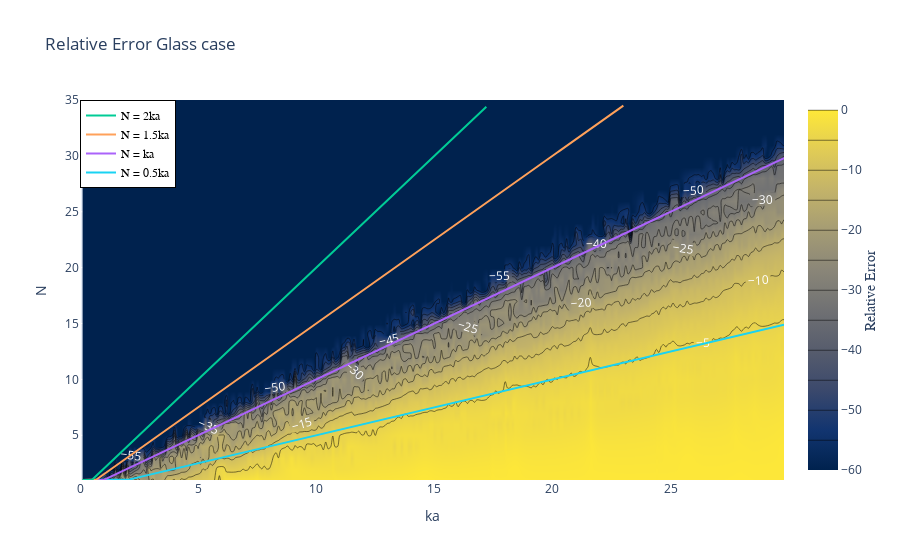

Notebook cell for this chart:
### Code cell
y_05 = []
y_10 = []
y_15 = []
y_20 = []
# y_25 = []
# y_30 = []

z_prepared = np.transpose(np.array(logarifmic_relative_error_glass))
N_sliced = N_array[:35]
z_sliced = np.transpose(np.array(logarifmic_relative_error_glass))[:160][:60]
ka_sliced = ka_array
# print(N_array)

for ka in ka_sliced:
    y_05.append(ka * .5)
    y_10.append(ka)
    y_15.append(ka * 1.5)
    y_20.append(ka * 2)
#     y_25.append(ka * 2.5)
#     y_30.append(ka * 3)
    
    
# x_30 = ka_sliced[:66]
# y_30_right = formatLines(y_30[:66], x_30)

# x_25 = ka_sliced[:78]
# y_25_right = formatLines(y_25[:78], x_25)

x_20 = ka_sliced[:172]
y_20_right = formatLines(y_20[:172], x_20)

x_15 = ka_sliced[:230]
y_15_right = formatLines(y_15[:230], x_15)

x_10 = ka_sliced
y_10_right = formatLines(y_10, x_10)

x_05 = ka_sliced
y_05_right = formatLines(y_05, x_05)



# fig = px.line(x=t, y=np.cos(t), labels={'x':'t', 'y':'cos(t)'})
colorscale = [[0, 'mediumturquoise'], [0.5, 'lightsalmon'], [1, 'gold']]
fig = go.Figure(data =
    go.Contour(
        z=z_prepared,
        x=ka_array,
        y=N_array,
        contours=dict(
            coloring ='heatmap',
            showlabels = True,
            labelfont = dict(
                size = 12,
                color = 'white',
            )
        ),
#         colorscale="Viridis",
        colorscale="Cividis",
    colorbar=dict(
            title='Relative Error',
            titleside='right',
            titlefont=dict(
                size=14,
                family='Arial, sans-serif')
        )))
fig.update_layout(title = 'Relative Error Glass case')
fig.update_xaxes(title = 'ka')
fig.update_yaxes(title = 'N')
fig.add_trace(go.Scatter(y=y_05_right, x=x_05, mode="lines", name="N = 0.5ka", line=dict(color="#19D3F3", width=2)))
fig.add_trace(go.Scatter(y=y_10_right, x=x_10, mode="lines", name="N = ka", line=dict(color="#AB63FA", width=2)))
fig.add_trace(go.Scatter(y=y_15_right, x=x_15, mode="lines", name="N = 1.5ka", line=dict(color="#FFA15A", width=2)))
fig.add_trace(go.Scatter(y=y_20_right, x=x_20, mode="lines", name="N = 2ka", line=dict(color="#00CC96", width=2)))
# fig.add_trace(go.Scatter(y=y_25_right, x=x_25, mode="lines", name="N = 2.5ka", line=dict(color="#EF553B", width=2)))
# fig.add_trace(go.Scatter(y=y_30_right, x=x_30, mode="lines", name="N = 3ka", line=dict(color='royalblue', width=2)))
fig.update_layout(
    legend=dict(
        x=0,
        y=1,
        traceorder="reversed",
        title_font_family="Times New Roman",
        font=dict(
            family="Courier",
            size=12,
            color="black"
        ),
        bgcolor="White",
        bordercolor="black",
        borderwidth=1
    )
)
fig.update_layout(yaxis_range=[1,35])
fig.update_layout(xaxis_range=[0,29.8])
fig.show()

### Figure 1 — Plotly figure (JSON) as saved in the notebook; plotly's stock layout.template omitted (floating-point values rounded to 4 significant figures; data arrays with more than 128 entries replaced by an {"elided": "..."} marker saying what was removed)
{"data": [{"colorbar": {"title": {"font": {"family": "Arial, sans-serif", "size": 14}, "side": "right", "text": "Relative Error"}}, "colorscale": [[0, "#00224e"], [0.1111, "#123570"], [0.2222, "#3b496c"], [0.3333, "#575d6d"], [0.4444, "#707173"], [0.5556, "#8a8678"], [0.6667, "#a59c74"], [0.7778, "#c3b369"], [0.8889, "#e1cc55"], [1, "#fee838"]], "contours": {"coloring": "heatmap", "labelfont": {"color": "white", "size": 12}, "showlabels": true}, "type": "contour", "x": {"elided": "298 float values"}, "y": {"elided": "154 int values"}, "z": {"elided": "35x298 float values"}}, {"line": {"color": "#19D3F3", "width": 2}, "mode": "lines", "name": "N = 0.5ka", "type": "scatter", "x": {"elided": "298 float values"}, "y": {"elided": "298 float values"}}, {"line": {"color": "#AB63FA", "width": 2}, "mode": "lines", "name": "N = ka", "type": "scatter", "x": {"elided": "298 float values"}, "y": {"elided": "298 float values"}}, {"line": {"color": "#FFA15A", "width": 2}, "mode": "lines", "name": "N = 1.5ka", "type": "scatter", "x": {"elided": "230 float values"}, "y": {"elided": "230 float values"}}, {"line": {"color": "#00CC96", "width": 2}, "mode": "lines", "name": "N = 2ka", "type": "scatter", "x": {"elided": "172 float values"}, "y": {"elided": "172 float values"}}], "layout": {"legend": {"bgcolor": "White", "bordercolor": "black", "borderwidth": 1, "font": {"color": "black", "family": "Courier", "size": 12}, "title": {"font": {"family": "Times New Roman"}}, "traceorder": "reversed", "x": 0, "y": 1}, "title": {"text": "Relative Error Glass case"}, "xaxis": {"range": [0, 29.8], "title": {"text": "ka"}}, "yaxis": {"range": [1, 35], "title": {"text": "N"}}}}
